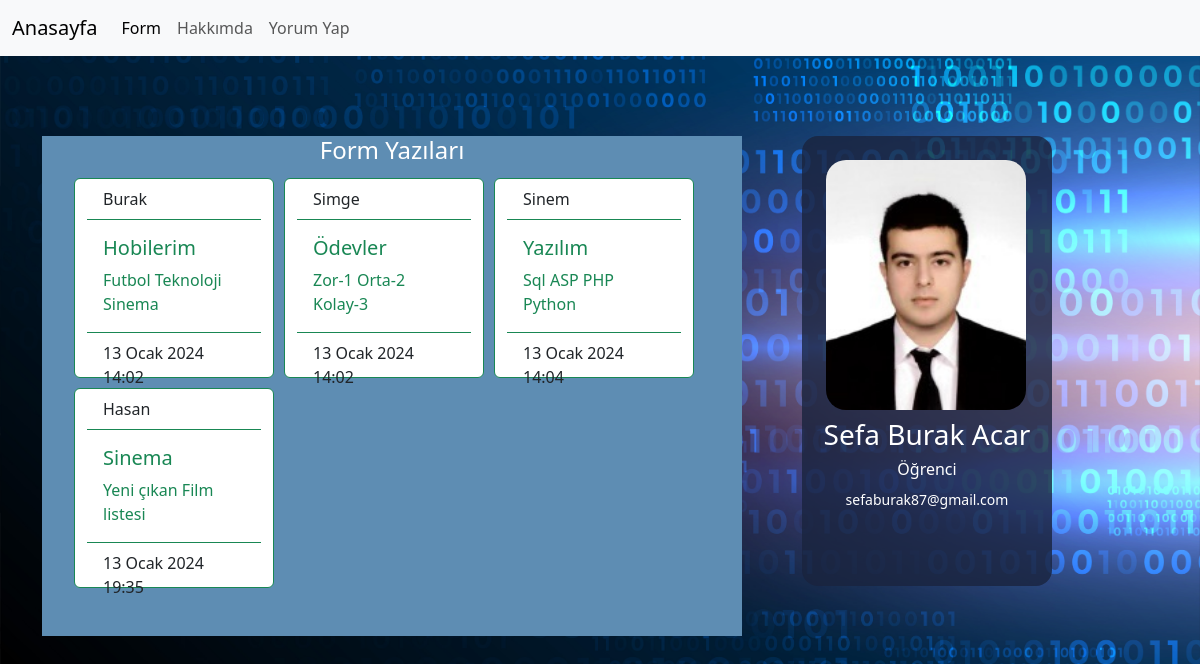
Page /form on the committed database.
### appMy/models.py (models this page shows)
class Blog(models.Model):
    title=models.CharField(("Başlık"),max_length=50)
    text=models.TextField()
    date_now=models.DateTimeField(("Tarih-Saat"), auto_now=False, auto_now_add=False)
    author=models.CharField(("Yazar"),max_length=50)

### appMy/views.py (the view)
# urls.py: path('form', formPage, name='formPage'),
def formPage(request):
        blog_list=Blog.objects.all()
        context={
            "blog_list":blog_list,
        }
        return render(request,'form.html',context)

### appMy/templates/form.html (shortened to what this page needs)
<!DOCTYPE html>
<html lang="en">
    {% load static %}
<head>
    <link rel="stylesheet" href="https://cdnjs.cloudflare.com/ajax/libs/font-awesome/6.4.0/css/all.min.css" />
    <link href="https://cdn.jsdelivr.net/npm/bootstrap@5.3.0/dist/css/bootstrap.min.css" rel="stylesheet">
    <link rel="stylesheet" href="{% static 'css/style.css' %}">
</head>
<body>
    <nav class="navbar navbar-expand-lg bg-body-tertiary">
        <div class="container-fluid">
          <a class="navbar-brand" href="/">Anasayfa</a>
          <div class="collapse navbar-collapse" id="navbarNav">
            <ul class="navbar-nav">
              <li class="nav-item">
                <a class="nav-link active" aria-current="page" href="/form">Form</a>
              </li>
              <li class="nav-item">
                <a class="nav-link" href="/hakkimda">Hakkımda</a>
              </li>
              <li class="nav-item">
                <a class="nav-link" href="/iletisim">Yorum Yap</a>
              </li>
            </ul>
          </div>
        </div>
      </nav>
<div class="container">
    <div class="row">
        <div class="col-8">
            <div class="detail">
                <div class="about" style="background-color: rgb(94, 141, 179); width: 700px; height: 500px;">
                    <h4 class="mt-3 text-center text-white">Form Yazıları</h4>
<div class="container" style="background-color: aquamarine; margin-left: 15px;">
    {% for i in blog_list %}
    <div class="row" style="margin: 5px;float: inline-start; width: 200px; height: 200px;">
        <div class="card border-success mb-3" style="max-width: 18rem;height:200px">
            <div class="card-header bg-transparent border-success">{{ i.author }}</div>
            <div class="card-body text-success">
            <h5 class="card-title">{{ i.title }}</h5>
            <p class="card-text">{{ i.text }}</p>
            </div>
            <div class="card-footer bg-transparent border-success">{{ i.date_now }}</div>
        </div>
    </div>
    {% endfor %}
</div>
                </div>
            </div>
        </div>
        <div class="col-4">
            <div class="profil-img">
                <img src="{% static 'img/sefa.jpg' %}" alt="" width="200px" height="250px">
                <div class="profil-text">
                    <h3 class="mt-2 text-white text-center">Sefa Burak Acar</h3>
                    <h6 class="text-white text-center">Öğrenci</h6>
                    <div class="text-center">
                        <a class="text-white" href="mailto:sefaburak87@gmail.com" style="text-decoration: none;"> <small> sefaburak87@gmail.com </small></a>
                    </div>
                </div>
            </div>
        </div>
    </div>
</div>
</body>
</html>

### appMy/static/css/style.css (style rules this page uses)
* { box-sizing: border-box; margin: 0; padding: 0; }
.profil-img { width: 250px; height: 450px; background-color: #19233ecc; margin-top:5rem ; border-radius: 1rem; }
.profil-img img { margin-left: 1.5rem; margin-top: 1.5rem; border-radius: 20px; }
.detail { width: 700px; height: 450px; margin-top:5rem ; border-radius: 1rem; background-color: #19233ecc; }

### rows in the picture
Blog: author "Burak", title "Hobilerim", text "Futbol Teknoloji Sinema", date_now "13 Ocak 2024 14:02"
Blog: author "Simge", title "Ödevler", text "Zor-1 Orta-2 Kolay-3", date_now "13 Ocak 2024 14:02"
Blog: author "Sinem", title "Yazılım", text "Sql ASP PHP Python", date_now "13 Ocak 2024 14:04"
Blog: author "Hasan", title "Sinema", text "Yeni çıkan Film listesi", date_now "13 Ocak 2024 19:35"
